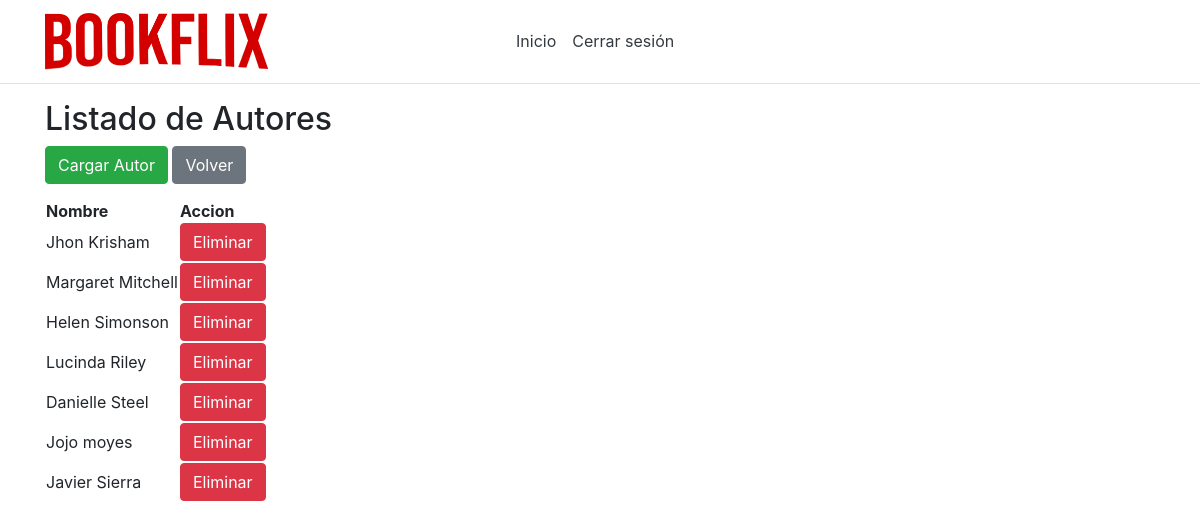
The app's page /listAutores/ (signed in) with its own data.
### app/models.py (models this page shows, shortened)
class Autor(models.Model):
    id = models.AutoField(primary_key=True)
    nombre = models.CharField(max_length=50,unique=True)

### app/views.py (the view)
# urls.py: path('listAutores/', views.listAutores),
def listAutores(request):
    autores = Autor.objects.all()
    return render(request, "admin/listOfAutores.html", {'autores': autores})

### app/models.py (called while the page is built)
    @property
    def is_active(self):
        return self.active

    @property
    def is_superuser(self):
        return self.superuser

### app/templates/admin/listOfAutores.html (shortened to what this page needs)
{% extends 'default/layout.html' %}
{% block admin %}
<h2>Listado de Autores</h2>
<div class="btn-group" role="group" aria-label="Basic example">
<form method="get" action="/createAutor">
    <button class="btn btn-success" type="submit">Cargar Autor</button>
  </form>
<form method="get" action="/inicio">
    <button class="btn btn-secondary" type="submit">Volver</button>
</form>
</div>
<table>
    <thead>
        <tr>
            <th>Nombre</th>
            <th>Accion</th>
        </tr>
    </thead>
    <tbody>
        {% for autor in autores %}
        <tr>
            <td>{{ autor.nombre }}</td>
            <td><a class="btn btn-danger" role="button" href="/deleteAutor/{{ autor.id }}"
          onClick="return confirm('¿Seguro que quieres borrar a {{autor.nombre}}?');">
            Eliminar</a></td>
        </tr>
        {% endfor %}
    </tbody>
</table>
{% endblock %}

### records on screen
Autor: nombre "Jhon Krisham"
Autor: nombre "Margaret Mitchell"
Autor: nombre "Helen Simonson"
Autor: nombre "Lucinda Riley"
Autor: nombre "Danielle Steel"
Autor: nombre "Jojo moyes"
Autor: nombre "Javier Sierra"
